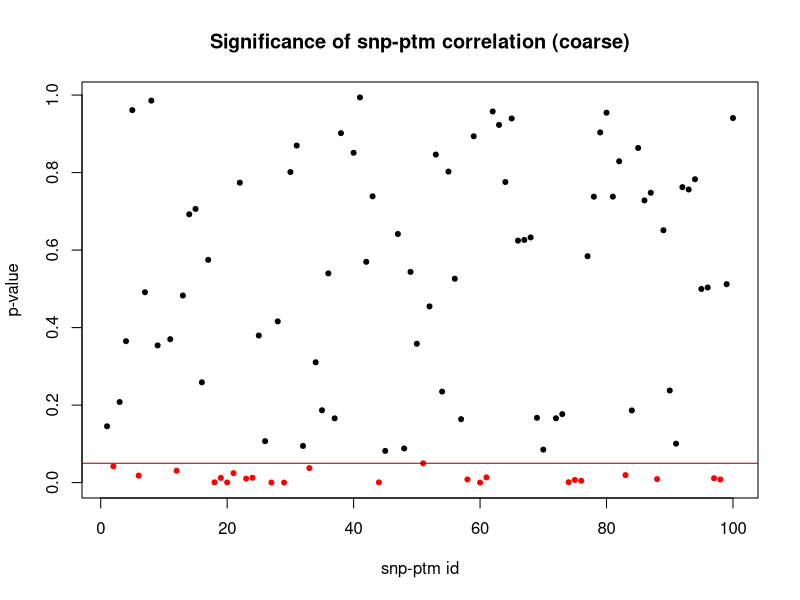
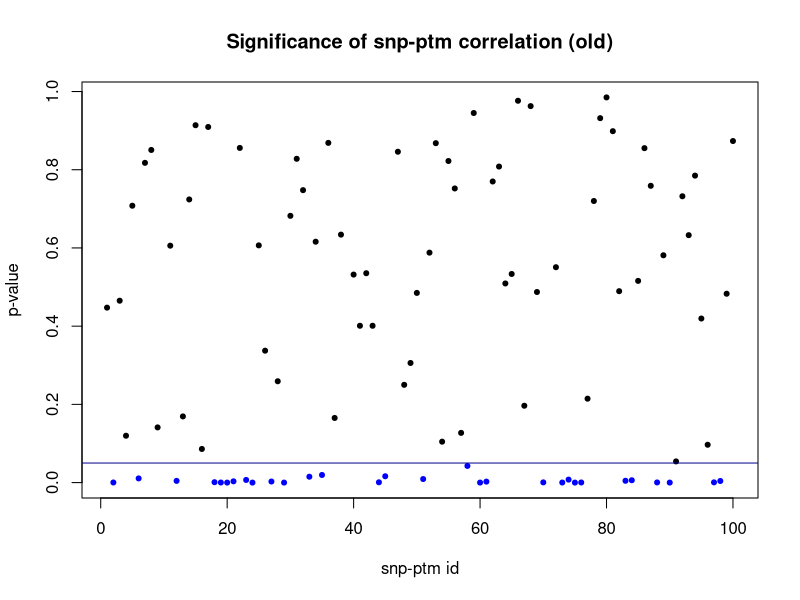
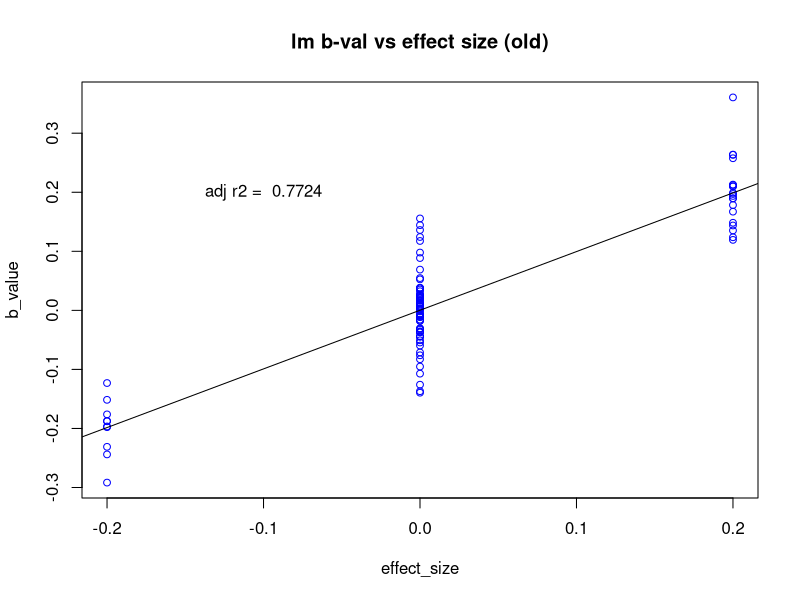
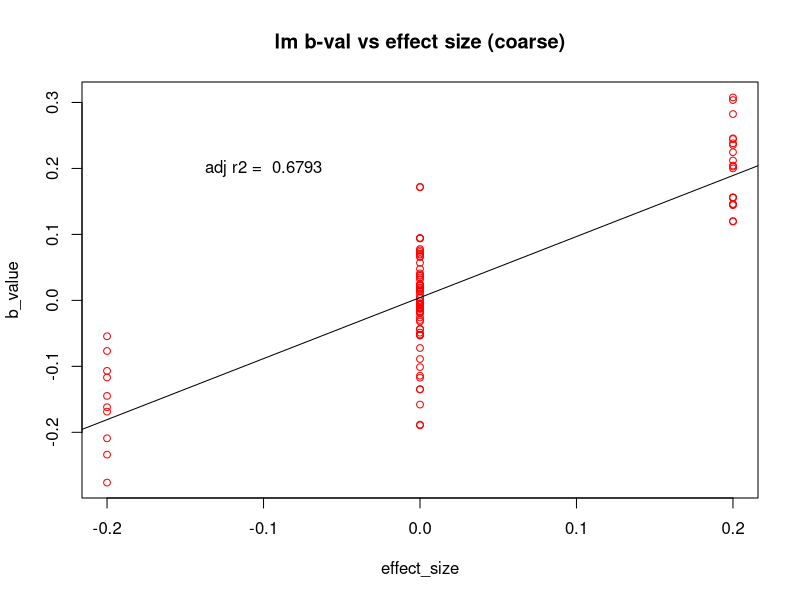

Recreate these plots in R, in order.
## ---- chunk 1
knitr::opts_chunk$set(echo = TRUE)
## ---- chunk 2

library(purrr)
library(MASS)
set.seed(24601)
library(tidyverse)

## ---- chunk 3

patient_count <- 50
snp_ptm_id_count <- 100

snp_prob <- rep(rnorm(snp_ptm_id_count, 0.4, 0.2), patient_count)
snp_prob <- pmax(pmin(1, snp_prob), 0)

effect_range <- 0.2
effect_size <- sample(c(-1*effect_range, 0, effect_range),
      size = snp_ptm_id_count, replace = TRUE, prob = c(0.15, 0.7, 0.15))

ptm_wo_snp_prob <- rep(rnorm(snp_ptm_id_count, 0.3, 0.15), patient_count)
ptm_wo_snp_prob <- pmax(pmin(1, ptm_wo_snp_prob), effect_range)

lambda_ <- rep(sample(2:8, size = snp_ptm_id_count, replace = TRUE), patient_count)

pep_count = rpois(patient_count*snp_ptm_id_count, lambda = lambda_)
pep_count = replace(pep_count, pep_count==0, 1)

pep_w_snp_count <- numeric(patient_count * snp_ptm_id_count)
for (i in 1:(patient_count*snp_ptm_id_count)) {
  pep_w_snp_count[i] = min(pep_count[i], sample(c(0, 0.5, 1),
                          size = 1, replace = TRUE,
                          prob = c((1 - snp_prob[i])^2,
                            snp_prob[i]^2,
                            max(1 - ((1 - snp_prob[i])^2 + snp_prob[i]^2), 0))))
}
pep_w_snp_count[pep_w_snp_count == 1] <- pep_count[pep_w_snp_count == 1]
pep_w_snp_count[pep_w_snp_count == 0.5] <- rbinom(length(pep_w_snp_count[pep_w_snp_count == 0.5]),
                                                  pep_count[pep_w_snp_count == 0.5], 0.5)

pep_w_ptm_snp = rbinom(patient_count * snp_ptm_id_count,
                       pep_w_snp_count, ptm_wo_snp_prob + effect_size)

pep_w_ptm_nosnp = rbinom(patient_count * snp_ptm_id_count,
                         pep_count - pep_w_snp_count, ptm_wo_snp_prob)

pep_w_snp_long <- numeric(0)
for (i in 1:(patient_count*snp_ptm_id_count)) {
  pep_w_snp_long <- c(pep_w_snp_long, rep(1, pep_w_snp_count[i]), rep(0, pep_count[i] - pep_w_snp_count[i]))
}

pep_w_ptm_long <- numeric(0)
for (i in 1:(patient_count * snp_ptm_id_count)) {
  pep_w_ptm_long <- c(pep_w_ptm_long, rep(1, pep_w_ptm_snp[i]), rep(0, pep_w_snp_count[i] - pep_w_ptm_snp[i]), rep(1, pep_w_ptm_nosnp[i]), rep(0, pep_count[i] - (pep_w_snp_count[i] + pep_w_ptm_nosnp[i])))
}

## ---- chunk 4

# Convert the data to matrix form, this is the original form
dat = data.frame(snp_ptm_id = rep(1:snp_ptm_id_count, patient_count),
                 patient = rep(1:patient_count, each = snp_ptm_id_count), peptide = pep_count,
                 snp = pep_w_snp_count, non_snp = pep_count - pep_w_snp_count, snp_ptm = pep_w_ptm_snp, non_snp_ptm = pep_w_ptm_nosnp)
dat <- dat %>% mutate(effect_size = effect_size[snp_ptm_id])
dat = as_tibble(dat)
dat

#original form expanded out by number of peptides
dat_long <- data.frame(snp_ptm_id = rep(rep(1:snp_ptm_id_count, patient_count), pep_count), 
                     patient = rep(rep(1:patient_count, each = snp_ptm_id_count), pep_count),
                     snp = pep_w_snp_long, ptm = pep_w_ptm_long)
dat_long <- dat_long %>% mutate(effect_size = effect_size[snp_ptm_id])
dat_long <- as_tibble(dat_long)
dat_long

# Convert to a coarser form
dat_coarse = dat
dat_coarse$snp_type = cut(dat_coarse$snp/dat_coarse$peptide, breaks = c(-Inf, 0.33, 0.66, Inf), labels = c(0, 0.5, 1), include.lowest = TRUE)
dat_coarse$snp_type <- (as.numeric(dat_coarse$snp_type) - 1) / 2
dat_coarse$effect_size = dat_coarse$effect_size
dat_coarse$snp_ptm <- (dat_coarse$snp_ptm + dat_coarse$non_snp_ptm) / dat_coarse$peptide
dat_coarse = dat_coarse %>% select(snp_ptm_id, patient, peptide, snp_type, snp_ptm, effect_size)
dat_coarse

## ---- chunk 5

#coarse data linear regression model
coarse_lm_b <- numeric(snp_ptm_id_count)
coarse_lm_pval <- numeric(snp_ptm_id_count)

for (idc in 1:snp_ptm_id_count) {
  subset_data <- subset(dat_coarse, snp_ptm_id == idc)
  if(all(subset_data$snp_ptm == 0) | all(subset_data$snp_type == 0)) {
    coarse_lm_b[idc] <- NA
    coarse_lm_pval[idc] <- NA
  } else {
    coarse_lm <- lm(snp_ptm ~ snp_type, data = subset_data)
    coarse_lm_pval[idc] <- summary(coarse_lm)$coefficients[2,4]
    coarse_lm_b[idc] <- coef(coarse_lm)[2]
  }
}

#coarse data snp-ptm ID vs p-value plot
sig_col <- ifelse(coarse_lm_pval < 0.05, "red", "black")
plot(seq_len(snp_ptm_id_count), coarse_lm_pval, main = "Significance of snp-ptm correlation (coarse)",
     xlab = "snp-ptm id", ylab = "p-value", pch = 20, col = sig_col)
abline(h = 0.05, col = "red4")

## ---- chunk 6

#old data linear regression model
old_lm_b <- numeric(snp_ptm_id_count)
old_lm_pval <- numeric(snp_ptm_id_count)

for (idc in 1:snp_ptm_id_count) {
  subset_data <- subset(dat_long, snp_ptm_id == idc)
  if(all(subset_data$snp == 0) | all(subset_data$ptm == 0)) {
    old_lm_b[idc] <- NA
    old_lm_pval[idc] <- NA
  } else {
    old_lm <- lm(ptm ~ snp, data = subset_data)
    old_lm_pval[idc] <- summary(old_lm)$coefficients[2,4]
    old_lm_b[idc] <- coef(old_lm)[2]
  }
}

#old data snp-ptm ID vs p-value plot
sig_col_2 <- ifelse(old_lm_pval < 0.05, "blue", "black")
plot(seq_len(snp_ptm_id_count), old_lm_pval, main = "Significance of snp-ptm correlation (old)",
     xlab = "snp-ptm id", ylab = "p-value", pch = 20, col = sig_col_2)
abline(h = 0.05, col = "blue4")

## ---- chunk 7
#table of significant p-values
old_sig_pvals <- which(old_lm_pval <= 0.05)
coarse_sig_pvals <- which(coarse_lm_pval <= 0.05)
all_sig_pvals <- union(old_sig_pvals, coarse_sig_pvals)
df_sig_pvals <- data.frame("sig_pval_id" = all_sig_pvals,
      "coarse" = all_sig_pvals %in% coarse_sig_pvals,
      "old" = all_sig_pvals %in% old_sig_pvals,
      "effect_size" = effect_size[all_sig_pvals])

df_sig_pvals

#table of differences
diff_ind <- (seq_len(snp_ptm_id_count))[!((coarse_lm_pval > 0.05) == (old_lm_pval > 0.05))]
diff_ind <- diff_ind[!is.na(diff_ind)]
pval_diff <- data.frame("snp_ptm_id" = diff_ind,
      "effect_size" = effect_size[diff_ind],
      "coarse" = coarse_lm_pval[diff_ind],
      "old" = old_lm_pval[diff_ind])
pval_diff$"sig_group" <- ifelse(pval_diff$old <= 0.05, "old", "coarse")
pval_diff <- pval_diff %>% relocate(sig_group, .after = snp_ptm_id)

pval_diff

#count summary table
sig_old <- sum(pval_diff$old <= 0.05)
sig_coarse <- sum(pval_diff$coarse <= 0.05)
pval_diff_summary <- data.frame("sig_val_count" = c(length(old_sig_pvals), length(coarse_sig_pvals), length(all_sig_pvals)),
      "diff_sig_vals" = c(sig_old, sig_coarse, sig_old + sig_coarse),
      "diff_sig_val_ratio" = c(sig_old/length(diff_ind),
            sig_coarse/length(diff_ind),
            sig_old/length(diff_ind) + sig_coarse/length(diff_ind)),
      row.names = c("old_diff", "coarse_diff", "total"))

pval_diff_summary

#effect size summary
minus_effect <- sum(effect_size[all_sig_pvals] == -0.2)
zero_effect <- sum(effect_size[all_sig_pvals] == 0)
plus_effect <- sum(effect_size[all_sig_pvals] == 0.2)
effect_data <- data.frame("negative_effect" = c(minus_effect, minus_effect / length(effect_size[all_sig_pvals])),
      "no_effect" = c(zero_effect, zero_effect / length(effect_size[all_sig_pvals])),
      "positive_effect" = c(plus_effect, plus_effect / length(effect_size[all_sig_pvals])),
      row.names = c("count", "proportion"))

effect_data


## ---- chunk 8

old_b_eff_lm <- lm(old_lm_b ~ effect_size)
coarse_b_eff_lm <- lm(coarse_lm_b ~ effect_size)

plot(effect_size, old_lm_b, ylab = "b_value",
     main = "lm b-val vs effect size (old)", cex = 0.9, col = "blue")
abline(old_b_eff_lm)
text(x=-0.1, y=0.2, labels = paste("adj r2 = ", round(summary(old_b_eff_lm)$adj.r.squared, 4)))

plot(effect_size, coarse_lm_b, ylab = "b_value",
     main = "lm b-val vs effect size (coarse)", cex = 0.9, col = "red")
abline(coarse_b_eff_lm)
text(x=-0.1, y=0.2, labels = paste("adj r2 = ", round(summary(coarse_b_eff_lm)$adj.r.squared, 4)))


## ---- chunk 9

eff_sizes <- seq(0.05, 0.3, by = 0.05)
eff_prob2 <- matrix(nrow = 6, ncol = 3)
for (i in seq_len(nrow(eff_prob2))) {
  eff_prob2[i, ] <- c(0, 1, 0) + i*c(0.05, -0.1, 0.05)
}
effect_size2 <- matrix(nrow = length(eff_sizes), ncol = snp_ptm_id_count)
j <- 1
for (i in eff_sizes) {
  effect_size2[j, ] <- sample(c(-1*i, 0, i),
      size = snp_ptm_id_count, replace = TRUE, prob = c(0.15, 0.7, 0.15))
  j <- j + 1
}

effect_size2

